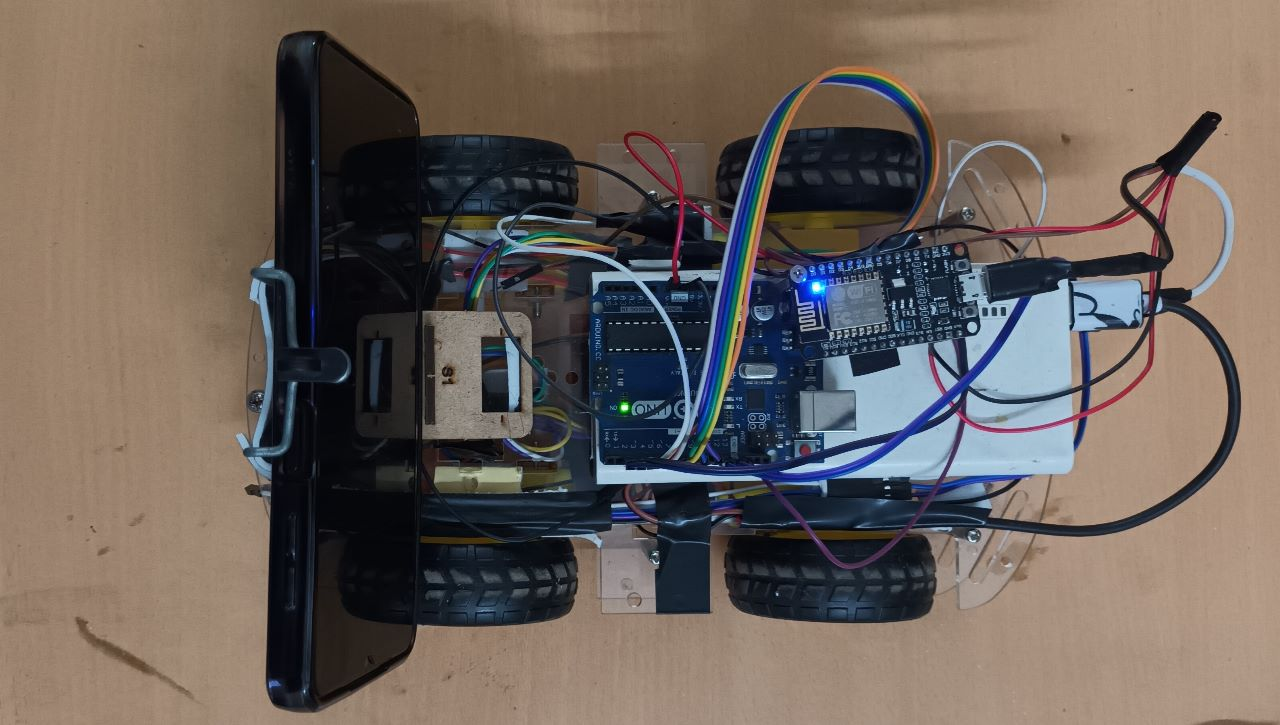
#> input picture OFR2.jpeg, 1280 x 725 px, given in place of the camera
$ python scanner.py
#> lines starting #> are read from the running program, lines starting #| are printed output that depends on the picture; after the words box and inside, x2 and y2 are one past the last pixel; in counts of white or black regions, pixels touching at a corner belong together
import cv2
import numpy as np
import matplotlib.pyplot as plt
import networkx as nx

threshold_area = 100

threshold_distance = 10

url = "http://10.42.0.131:4747/video"

# Capture an image using the phone's camera
cap = cv2.VideoCapture(0)  # Adjust the camera index as needed
ret, frame = cap.read()
#> frame is the input picture: shape (725, 1280, 3); mean B, G, R 90.8, 97.7, 108.4
cap.release()

# Process the image to detect the floor
# (You may need to experiment with different techniques based on your specific scenario)
gray = cv2.cvtColor(frame, cv2.COLOR_BGR2GRAY)
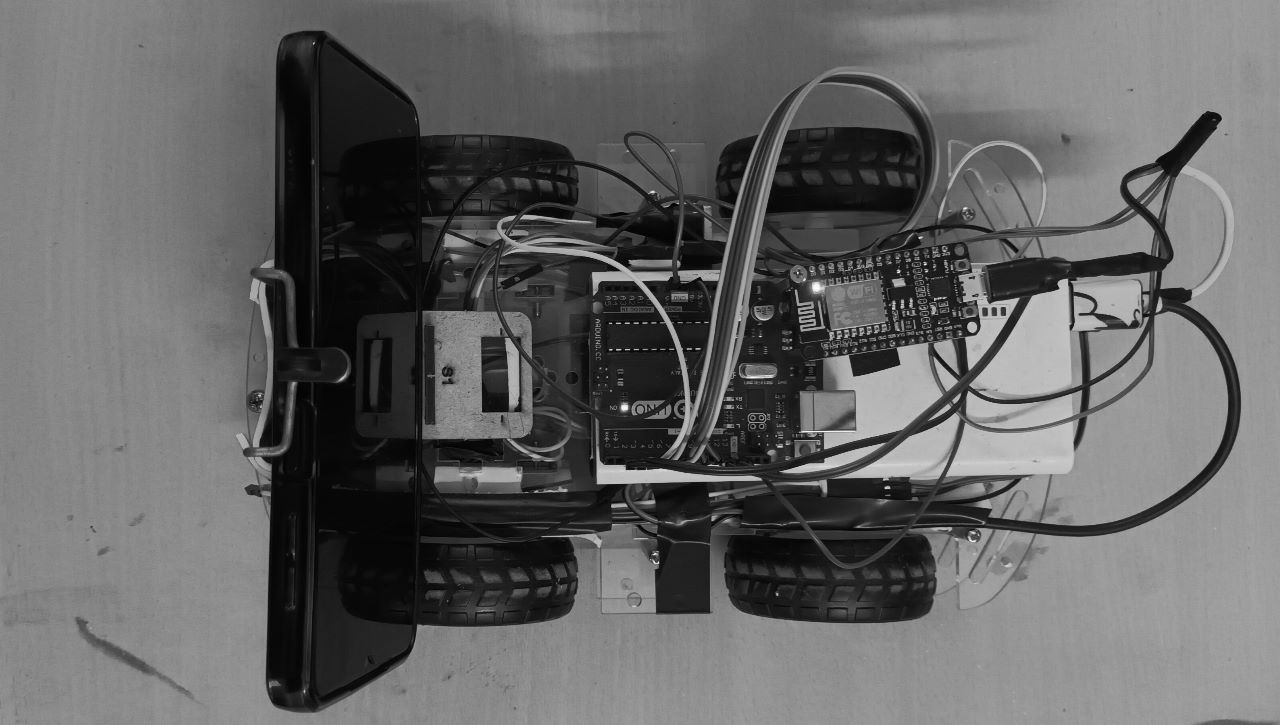
#> gray: shape (725, 1280); min 0, max 254, mean 100
blur = cv2.GaussianBlur(gray, (5, 5), 0)
edges = cv2.Canny(blur, 50, 150)
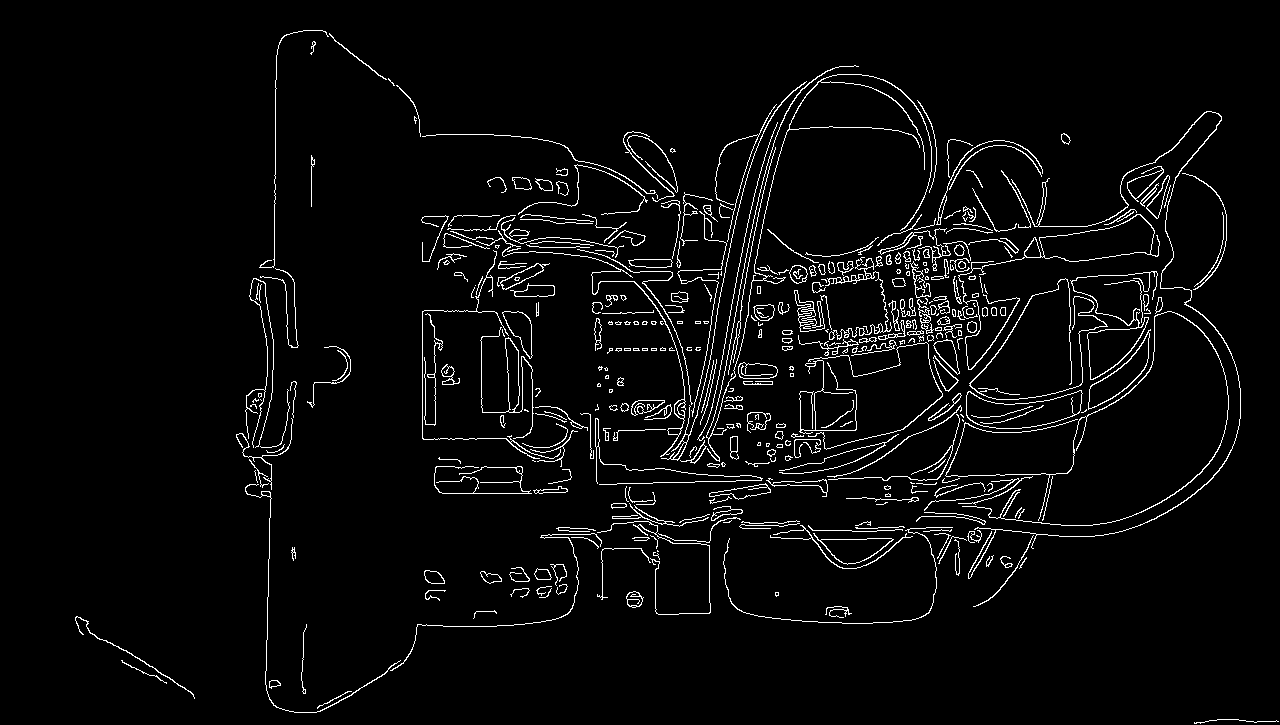
#> edges: shape (725, 1280); 3.8% white in thin lines or dots

# Find contours of the floor
contours, _ = cv2.findContours(edges, cv2.RETR_EXTERNAL, cv2.CHAIN_APPROX_SIMPLE)
#> contours = 394 contours, 250 with area under 20; largest, box (x1, y1, x2, y2) and area: (958, 214, 1160, 370) 3445, (966, 390, 1083, 429) 2798, (1070, 271, 1158, 380) 1840, (1088, 329, 1151, 410) 1522, (813, 533, 894, 565) 1174

# Extract objects lying on the floor
objects = []
for contour in contours:
    # Filter out small contours based on area
    if cv2.contourArea(contour) > threshold_area:
        # Extract bounding box coordinates
        x, y, w, h = cv2.boundingRect(contour)
        # Calculate center coordinates of the object
        center_x = x + w // 2
        center_y = y + h // 2
        objects.append((center_x, center_y))
#> this loop made 394 passes
#> (x, y, w, h, center_x, center_y) on passes 10, 16, 17, 18, 35, 53, 64, 69, 74, 98, 140, 156: (626, 591, 18, 17, 635, 599), (480, 571, 22, 13, 491, 577), (424, 570, 21, 14, 434, 577), (534, 568, 18, 12, 543, 574), (813, 533, 81, 32, 853, 549), (711, 506, 32, 15, 727, 513), (533, 486, 35, 8, 550, 490), (709, 483, 62, 17, 740, 491), (766, 478, 62, 19, 797, 487), (730, 436, 9, 24, 734, 448), (966, 390, 117, 39, 1024, 409), (441, 364, 19, 21, 450, 374)
#> contour on pass 25: [[657, 550], [657, 551], [658, 551]]
#> after the loop, objects = 41 pairs, first value 434 to 1158, second value 182 to 599

# Create a graph using NetworkX
graph = nx.Graph()

# Add nodes to the graph
for i, obj in enumerate(objects):
    graph.add_node(i, pos=obj)
#> this loop made 41 passes
#> obj on passes 1 to 12: (635, 599), (491, 577), (434, 577), (543, 574), (853, 549), (727, 513), (550, 490), (740, 491), (797, 487), (734, 448), (1024, 409), (450, 374)


# Add edges based on spatial relationships
for i in range(len(objects)):
    for j in range(i + 1, len(objects)):
        dist = np.sqrt((objects[i][0] - objects[j][0]) ** 2 + (objects[i][1] - objects[j][1]) ** 2)
        if dist < threshold_distance:
            graph.add_edge(i, j)
#> this loop made 41 passes

# Plot the graph
plt.figure(figsize=(8, 8))
pos = nx.get_node_attributes(graph, 'pos')
#> pos = 41 items
nx.draw(graph, pos, with_labels=True, node_size=200, font_size=8)
plt.axis('equal')
plt.show()
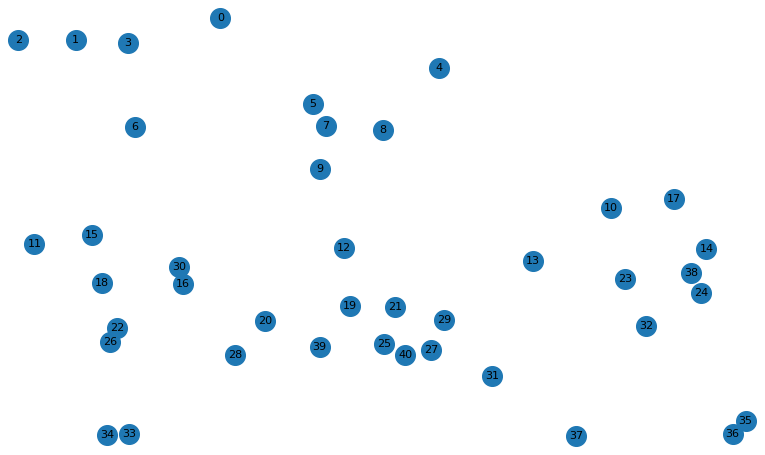
#> figure drawn by matplotlib, 1 panel
